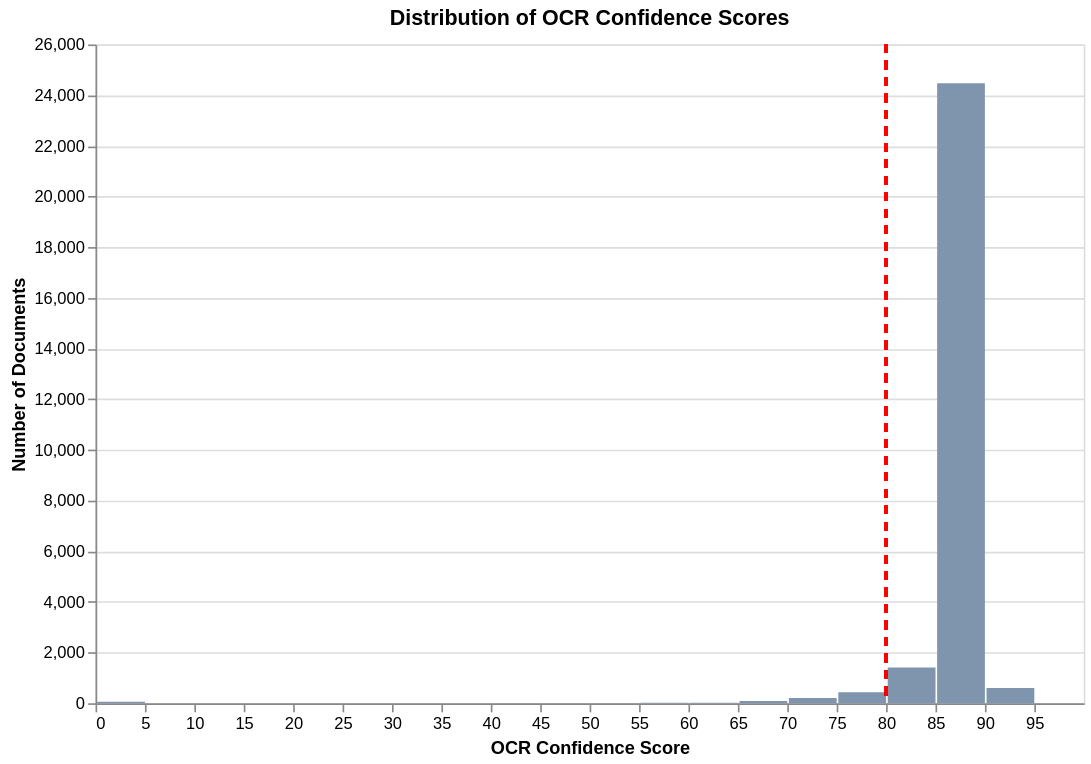

This figure's notebook cell:
### Code cell
ocr_histogram = alt.Chart(df).mark_bar().encode(
    x=alt.X('OCR_Confidence:Q', 
            bin=alt.Bin(maxbins=30),
            title='OCR Confidence Score'),
    y=alt.Y('count():Q', 
            title='Number of Documents'),
    color=alt.value("#7f95ad"),
    tooltip=[
        alt.Tooltip('OCR_Confidence:Q', bin=True, title='OCR Confidence Range'),
        alt.Tooltip('count():Q', title='Document Count')
    ]
).properties(
    width=600,
    height=400,
    title='Distribution of OCR Confidence Scores'
)

vertical_line = alt.Chart(df).mark_rule(
    color='red',
    strokeWidth=2,
    strokeDash=[5, 5]
).encode(
    x=alt.X('OCR_Confidence:Q', scale=alt.Scale(domain=[0, 100]))
).transform_calculate(
    OCR_Confidence='80'
)


ocr_histogram + vertical_line

### Figure 1 — Vega specification as saved in the notebook (floating-point values rounded to 4 significant figures; data arrays with more than 128 entries replaced by an {"elided": "..."} marker saying what was removed)
{"$schema": "https://vega.github.io/schema/vega/v5.json", "data": [{"name": "source_0"}, {"name": "data_0", "values": [{"__count": 24470, "bin_maxbins_10_OCR_Confidence": 80.0, "bin_maxbins_10_OCR_Confidence_end": 90.0, "bin_maxbins_30_OCR_Confidence": 85.0, "bin_maxbins_30_OCR_Confidence_end": 90.0}, {"__count": 1408, "bin_maxbins_10_OCR_Confidence": 80.0, "bin_maxbins_10_OCR_Confidence_end": 90.0, "bin_maxbins_30_OCR_Confidence": 80.0, "bin_maxbins_30_OCR_Confidence_end": 85.0}, {"__count": 431, "bin_maxbins_10_OCR_Confidence": 70.0, "bin_maxbins_10_OCR_Confidence_end": 80.0, "bin_maxbins_30_OCR_Confidence": 75.0, "bin_maxbins_30_OCR_Confidence_end": 80.0}, {"__count": 86, "bin_maxbins_10_OCR_Confidence": 60.0, "bin_maxbins_10_OCR_Confidence_end": 70.0, "bin_maxbins_30_OCR_Confidence": 65.0, "bin_maxbins_30_OCR_Confidence_end": 70.0}, {"__count": 22, "bin_maxbins_10_OCR_Confidence": 60.0, "bin_maxbins_10_OCR_Confidence_end": 70.0, "bin_maxbins_30_OCR_Confidence": 60.0, "bin_maxbins_30_OCR_Confidence_end": 65.0}, {"__count": 209, "bin_maxbins_10_OCR_Confidence": 70.0, "bin_maxbins_10_OCR_Confidence_end": 80.0, "bin_maxbins_30_OCR_Confidence": 70.0, "bin_maxbins_30_OCR_Confidence_end": 75.0}, {"__count": 598, "bin_maxbins_10_OCR_Confidence": 90.0, "bin_maxbins_10_OCR_Confidence_end": 100.0, "bin_maxbins_30_OCR_Confidence": 90.0, "bin_maxbins_30_OCR_Confidence_end": 95.0}, {"__count": 62, "bin_maxbins_10_OCR_Confidence": 0.0, "bin_maxbins_10_OCR_Confidence_end": 10.0, "bin_maxbins_30_OCR_Confidence": 0.0, "bin_maxbins_30_OCR_Confidence_end": 5.0}, {"__count": 12, "bin_maxbins_10_OCR_Confidence": 50.0, "bin_maxbins_10_OCR_Confidence_end": 60.0, "bin_maxbins_30_OCR_Confidence": 50.0, "bin_maxbins_30_OCR_Confidence_end": 55.0}, {"__count": 6, "bin_maxbins_10_OCR_Confidence": 40.0, "bin_maxbins_10_OCR_Confidence_end": 50.0, "bin_maxbins_30_OCR_Confidence": 40.0, "bin_maxbins_30_OCR_Confidence_end": 45.0}, {"__count": 17, "bin_maxbins_10_OCR_Confidence": 50.0, "bin_maxbins_10_OCR_Confidence_end": 60.0, "bin_maxbins_30_OCR_Confidence": 55.0, "bin_maxbins_30_OCR_Confidence_end": 60.0}, {"__count": 4, "bin_maxbins_10_OCR_Confidence": 30.0, "bin_maxbins_10_OCR_Confidence_end": 40.0, "bin_maxbins_30_OCR_Confidence": 35.0, "bin_maxbins_30_OCR_Confidence_end": 40.0}, {"__count": 8, "bin_maxbins_10_OCR_Confidence": 40.0, "bin_maxbins_10_OCR_Confidence_end": 50.0, "bin_maxbins_30_OCR_Confidence": 45.0, "bin_maxbins_30_OCR_Confidence_end": 50.0}]}, {"name": "data_1", "values": {"elided": "27333 records"}}, {"name": "data_0_y_domain___count", "values": [{"min": 4, "max": 24470}]}], "signals": [{"name": "layer_0_bin_maxbins_30_OCR_Confidence_bins", "value": {"fields": ["OCR_Confidence"], "fname": "bin_OCR_Confidence", "start": 0.0, "step": 5.0, "stop": 95.0}}], "marks": [{"type": "rect", "name": "layer_0_marks", "from": {"data": "data_0"}, "encode": {"update": {"y": {"field": "__count", "scale": "y"}, "x": {"field": "bin_maxbins_30_OCR_Confidence_end", "scale": "x", "offset": {"signal": "0.5 + (abs(scale(\"x\", datum[\"bin_maxbins_30_OCR_Confidence_end\"]) - scale(\"x\", datum[\"bin_maxbins_30_OCR_Confidence\"])) < 0.25 ? 0.5 * (0.25 - (abs(scale(\"x\", datum[\"bin_maxbins_30_OCR_Confidence_end\"]) - scale(\"x\", datum[\"bin_maxbins_30_OCR_Confidence\"])))) : -0.5)"}}, "y2": {"value": 0, "scale": "y"}, "tooltip": {"signal": "{\"OCR Confidence Range\": !isValid(datum[\"bin_maxbins_10_OCR_Confidence\"]) || !isFinite(+datum[\"bin_maxbins_10_OCR_Confidence\"]) ? \"null\" : format(datum[\"bin_maxbins_10_OCR_Confidence\"], \"\") + \" – \" + format(datum[\"bin_maxbins_10_OCR_Confidence_end\"], \"\"), \"Document Count\": format(datum[\"__count\"], \"\")}"}, "x2": {"field": "bin_maxbins_30_OCR_Confidence", "scale": "x", "offset": {"signal": "0.5 + (abs(scale(\"x\", datum[\"bin_maxbins_30_OCR_Confidence_end\"]) - scale(\"x\", datum[\"bin_maxbins_30_OCR_Confidence\"])) < 0.25 ? -0.5 * (0.25 - (abs(scale(\"x\", datum[\"bin_maxbins_30_OCR_Confidence_end\"]) - scale(\"x\", datum[\"bin_maxbins_30_OCR_Confidence\"])))) : 0.5)"}}, "fill": {"value": "#7f95ad"}}}, "style": ["bar"]}, {"type": "rule", "name": "layer_1_marks", "from": {"data": "data_1"}, "encode": {"update": {"strokeWidth": {"value": 2}, "stroke": {"value": "red"}, "strokeDash": {"value": [5, 5]}, "y": {"value": 0}, "x": {"field": "OCR_Confidence", "scale": "x"}, "y2": {"field": {"signal": null, "datum": null, "group": "height", "parent": null}}}}, "style": ["rule"]}], "scales": [{"name": "x", "type": "linear", "domain": [0, 100], "range": [0, {"signal": "width"}], "bins": {"signal": "layer_0_bin_maxbins_30_OCR_Confidence_bins"}, "zero": false}, {"name": "y", "type": "linear", "domain": [{"signal": "(data(\"data_0_y_domain___count\")[0] || {}).min"}, {"signal": "(data(\"data_0_y_domain___count\")[0] || {}).max"}], "range": [{"signal": "height"}, 0], "nice": true, "zero": true}], "axes": [{"scale": "y", "grid": true, "domain": false, "labels": false, "aria": false, "maxExtent": 0, "minExtent": 0, "zindex": 0, "tickCount": {"signal": "ceil(height/40)"}, "ticks": false, "orient": "left", "gridScale": "x"}, {"scale": "x", "zindex": 0, "labelFlush": true, "grid": false, "orient": "bottom", "labelOverlap": true, "title": "OCR Confidence Score", "tickCount": {"signal": "ceil(width/10)"}}, {"scale": "y", "zindex": 0, "labelOverlap": true, "orient": "left", "title": "Number of Documents", "grid": false, "tickCount": {"signal": "ceil(height/40)"}}], "title": {"text": "Distribution of OCR Confidence Scores", "frame": "group"}, "style": "cell", "padding": 5, "background": "white", "width": 600, "height": 400}
